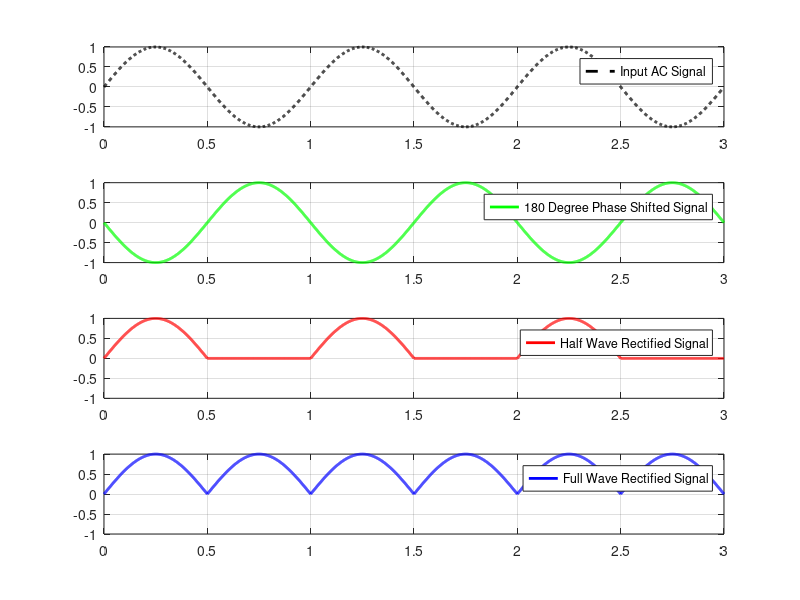

Source code (MATLAB):
clc; clear all;

t=0:0.001:3;
n=0;
f=1;
x=sin(2*pi*f*t);
y=-x;

subplot(4,1,1);
plot(t,x,'k--','linewidth',2);
grid on;
legend('Input AC Signal');

subplot (4,1,2);
plot(t,y,'g','linewidth',2);

grid on;
legend('180 Degree Phase Shifted Signal');

for i=1:1:length(t)
    if(x(i)>=n)
        z(i)=x(i);
    else
        z(i)=n;
    end
end
subplot(4,1,3);
plot(t,z,'r','linewidth',2)
ylim([-1 1])
grid on;
legend('Half Wave Rectified Signal');

for i=1:1:length(t)
    if (x(i)>=n)
        w(i)=x(i);
    else
        w(i)=-x(i);
    end
end
subplot(4,1,4);
plot (t,w,'b','linewidth',2);
ylim([-1 1])
grid on;
legend('Full Wave Rectified Signal');


        